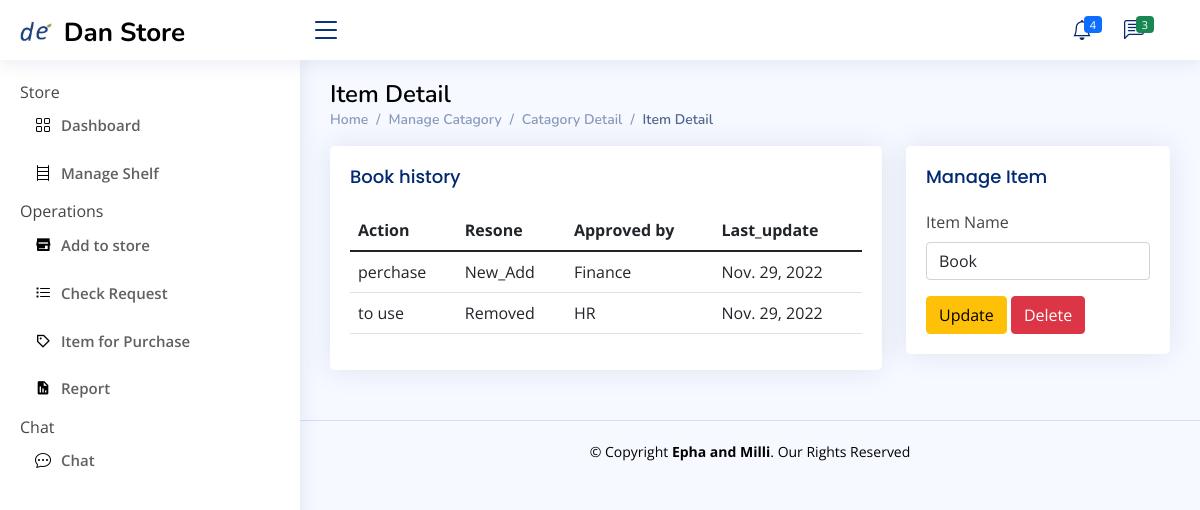
Page /Store_Manager/item_detail/30 on the committed database.
### Store_manager/models.py (models this page shows, shortened)
class Item(models.Model):
    action_choice=(
        ('New_Add','New_Add'),
        ('Removed','Removed'),
    )
    Add_Reason=(
        ('Returned Material','Returned Material'),
        ('Gift','Gift'),
        ('Purchased','Purchased'),
        ('Other','Other'),
    )
    store=models.ForeignKey(allStore,null=True, on_delete=models.CASCADE)
    Catagory =models.ForeignKey(Catagory,null=True, on_delete=models.CASCADE)
    Order_Id =models.CharField(max_length=200,null=True,blank=True)
    item_name=models.CharField(max_length=200,null=True,blank=True)
    vender=models.CharField(max_length=200,null=True,blank=True)
    serial_No=models.CharField(max_length=200,null=True,blank=True)
    Reason=models.CharField(max_length=200,blank=True,null=True,choices=Add_Reason)
    Action=models.CharField(max_length=200,null=True,choices=action_choice)
    Approved=models.CharField(max_length=200,blank=True,null=True)
    created_date=models.DateField(auto_now_add=True,null=True)
    unit=models.CharField(max_length=200,null=True,blank=True)
    total_item_in_Stok = models.CharField(max_length=200, null=True, blank=True, default="0")
    add_by=models.CharField(max_length=200,null=True,blank=True)
    return_by=models.CharField(max_length=200,null=True,blank=True)
    last_update=models.DateField(auto_now_add=True,null=True)

class ItemHistory(models.Model):
    action_choice=(
        ('New_Add','New_Add'),
        ('Removed','Removed'),
    )
    Add_Reason=(
        ('Returned Material','Returned Material'),
        ('Gift','Gift'),
        ('Purchased','Purchased'),
        ('Other','Other'),
    )
    Item=models.ForeignKey(Item,null=True,blank=True, on_delete=models.CASCADE)
    Reason=models.CharField(max_length=200,blank=True,null=True,choices=Add_Reason)
    Action=models.CharField(max_length=200,choices=action_choice)
    Approved=models.CharField(max_length=200,blank=True,null=True)
    last_update=models.DateField(auto_now_add=True)

### Store_manager/views.py (the view)
# urls.py: path('item_detail/<int:id>',views.item_detail,name="item_detail"),
def item_detail(request,id):
    item=Item.objects.get(pk=id)
    item_history=ItemHistory.objects.filter(Item=item)
    context={
        'item':item,
        'item_history':item_history,
    }
    if request.method == 'POST':
        new_catagory = request.POST.get('item_name')
        item.item_name=new_catagory
        item.save()
        if item:
            messages.success(request,"You have update item Name successfully.")
    return render(request,'Store_manager/Catagory/item_detail.html',context)

### Templates/Store_manager/Catagory/item_detail.html (shortened to what this page needs)
{% extends 'Store_manager/S_base.html'  %}
{% block store %}
<main id="main" class="main">
    <div class="pagetitle">
      <h1 style="color: black">Item Detail</h1>
      <nav>
        <ol class="breadcrumb">
          <li class="breadcrumb-item"><a href="{% url 'store-dashboard' %}">Home</a></li>
          <li class="breadcrumb-item ">Manage Catagory</li>
          <li class="breadcrumb-item ">Catagory Detail</li>
          <li class="breadcrumb-item active">Item Detail</li>
        </ol>
      </nav>
    </div>
    <section class="section">
        <div class="row">
            <div class="col-lg-8">
                <div class="card">
                  <div class="card-body">
                    <h5 class="card-title">{{item.item_name}} history</h5>
                    <table class="table datatable">
                      <thead>
                        <tr>
                          <th scope="col">Action</th>
                          <th scope="col">Resone</th>
                          <th scope="col">Approved by</th>
                          <th scope="col">Last_update</th>
                        </tr>
                      </thead>
                      <tbody>
                        {% for ItemHistory in item_history  %}
                        <tr>
                            <td>{{ItemHistory.Reason}}</td>
                            <td>{{ItemHistory.Action}}</td>
                            <td>{{ItemHistory.Approved}}</td>
                            <td>{{ItemHistory.last_update}}</td>
                        </tr>
                        {% endfor %}
                      </tbody>
                    </table>
                  </div>
                </div>
              </div>
              <div class="col-lg-4">
                <div class="card">
                  <div class="card-body">
                    <h5 class="card-title">Manage Item</h5>
                    <form class="row g-3" method="POST">
                      <div class="col-12">
                        <label for="inputNanme4" class="form-label">Item Name</label>
                        <input type="text" class="form-control"  name="item_name" placeholder="Enter Item Name" value="{{item.item_name}}" required>
                        </div>
                      <div >
                        <button type="submit" class="btn btn-warning "> Update </button>
                        <button type="button" class="btn btn-danger " data-bs-toggle="modal" data-bs-target="#verticalycentered">
                          Delete
                        </button>
                      </div>
                    </form>
                  </div>
                </div>
            </div>
         </div>
    </section>
  </main>
{% endblock %}

### static/assets/css/style.css (style rules this page uses)
:root { scroll-behavior: smooth; }
body { font-family: "Open Sans", sans-serif; background: #f6f9ff; color: #444444; }
a { color: #4154f1; text-decoration: none; }
h1, h2, h3, h4, h5, h6 { font-family: "Nunito", sans-serif; }
#main { margin-top: 60px; padding: 20px 30px; transition: all 0.3s; }
.pagetitle { margin-bottom: 10px; }
.pagetitle h1 { font-size: 24px; margin-bottom: 0; font-weight: 600; color: #012970; }
.card { margin-bottom: 30px; border: none; border-radius: 5px; box-shadow: 0px 0 30px rgba(1, 41, 112, 0.1); }
.card-title { padding: 20px 0 15px 0; font-size: 18px; font-weight: 500; color: #012970; font-family: "Poppins", sans-serif; }
.card-body { padding: 0 20px 20px 20px; }
.breadcrumb { font-size: 14px; font-family: "Nunito", sans-serif; color: #899bbd; font-weight: 600; }
.breadcrumb a { color: #899bbd; transition: 0.3s; }
.breadcrumb .breadcrumb-item::before { color: #899bbd; }
.breadcrumb .active { color: #51678f; font-weight: 600; }
@media (min-width: 1200px) { #main, #footer { margin-left: 300px; } }

### rows in the picture
Item: item_name "Book"
ItemHistory: Reason "perchase", Action "New_Add", Approved "Finance", last_update "Nov. 29, 2022"
ItemHistory: Reason "to use", Action "Removed", Approved "HR", last_update "Nov. 29, 2022"
